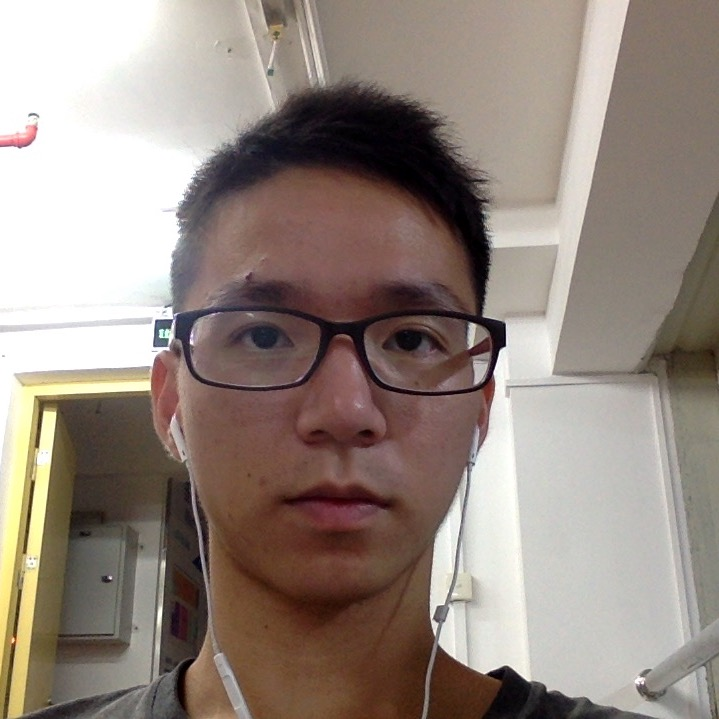
#> input picture openCV3 units/hi.jpg, 719 x 719 px
$ python Contours.py   (older library calls are emulated)
#> lines starting #> are read from the running program, lines starting #| are printed output that depends on the picture; after the words box and inside, x2 and y2 are one past the last pixel; in counts of white or black regions, pixels touching at a corner belong together
# -*-coding:utf-8-*-

import cv2
import numpy as np

"""
Contours:轮廓检测
threshold进行二值化处理，因为下一个方法会改变原图，最好copy()，输入的image是灰度照片
findContours(输入图像，层次类型，轮廓逼近方法) -> (输出图像，图像轮廓，层次)
计算边框，最小矩形区域，最小闭圆，画出来(都是改变原图的)
"""

img = cv2.pyrDown(cv2.imread("hi.jpg", cv2.IMREAD_UNCHANGED))

ret, thresh = cv2.threshold(cv2.cvtColor(img.copy(), cv2.COLOR_BGR2GRAY), 127, 255, 0)
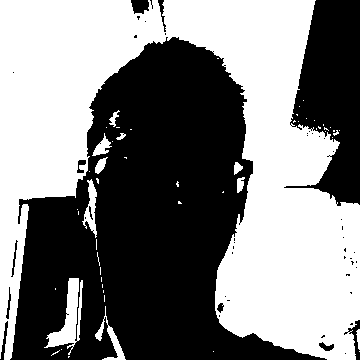
#> thresh: shape (360, 360); 49.9% white; 54 white regions (43 under 20 px)
image, contours, hierarchy = cv2.findContours(thresh, cv2.RETR_TREE, cv2.CHAIN_APPROX_SIMPLE)
#> contours = 108 contours, 91 with area under 20; largest, box (x1, y1, x2, y2) and area: (0, 0, 360, 360) 61142, (44, 278, 83, 355) 991, (82, 179, 97, 238) 348, (95, 306, 126, 360) 280, (92, 133, 112, 156) 158

for c in contours:
    # find bounding box coordinates
    x, y, w, h = cv2.boundingRect(c)
    cv2.rectangle(img, (x, y), (x+w, y+h), (0, 255, 0), 2)

    # find minimum area
    rect = cv2.minAreaRect(c)
    # calculate coordinates of the minimum area rectangle
    box = cv2.boxPoints(rect)
    # normalize coordinates to integers
    box = np.int0(box)
    # draw contours
    cv2.drawContours(img, [box], -1, (0, 0, 255), 3)

    # calculate center and radius of minimum enclosing circle
    (x, y), radius = cv2.minEnclosingCircle(c)
    # cast to integers
    center = (int(x), int(y))
    radius = int(radius)
    # draw the circle
    img = cv2.circle(img, center, radius, (255, 0, 0), 2)
#> this loop made 108 passes
#> (w, h, rect, box, radius) on passes 2, 3, 5, 19, 23, 29, 33: (1, 1, ((359, 351), (0, 0), -90), [[359, 351], [359, 351], [359, 351], [359, 351]], 0), (1, 1, ((213, 351), (0, 0), -90), [[213, 351], [213, 351], [213, 351], [213, 351]], 0), (1, 1, ((61, 349), (0, 0), -90), [[61, 349], [61, 349], [61, 349], [61, 349]], 0), (1, 1, ((77, 209), (0, 0), -90), [[77, 209], [77, 209], [77, 209], [77, 209]], 0), (15, 59, ((89, 208), (58, 14), -90), [[96, 237], [82, 237], [82, 179], [96, 179]], 29), (1, 1, ((89, 171), (0, 0), -90), [[89, 171], [89, 171], [89, 171], [89, 171]], 0), (1, 1, ((112, 141), (0, 0), -90), [[112, 141], [112, 141], [112, 141], [112, 141]], 0)
#> (w, h, rect, box, radius, center) on passes 4, 6, 7, 12, 13: (9, 6, ((55, 352.5), (9.39, 0.894), -26.57), [[51, 355], [50, 354], [59, 350], [59, 350]], 4, (55, 352)), (4, 21, ((357.5, 339), (20, 3), -90), [[359, 349], [356, 349], [356, 329], [359, 329]], 10, (358, 339)), (31, 54, ((105, 336.3), (21.76, 56.65), -20.96), [[104, 366], [84, 313], [104, 306], [125, 358]], 28, (113, 333)), (39, 77, ((70.97, 316.3), (76.61, 31.29), -68.9), [[71, 357], [42, 346], [70, 274], [99, 286]], 38, (66, 315)), (4, 3, ((67.5, 314), (2.12, 2.12), -45), [[67, 315], [66, 314], [67, 312], [69, 314]], 1, (67, 314))
#> pass 1, `img = cv2.circle(img, center, radius, (255, 0, 0), 2)`:
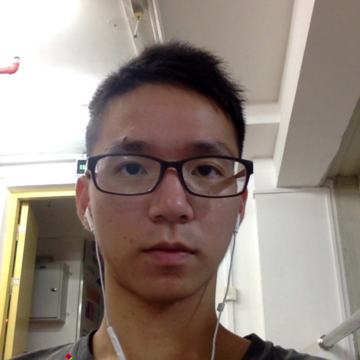
#> img: shape (360, 360, 3); mean B, G, R 127.5, 136.1, 149.3
#> after the loop:
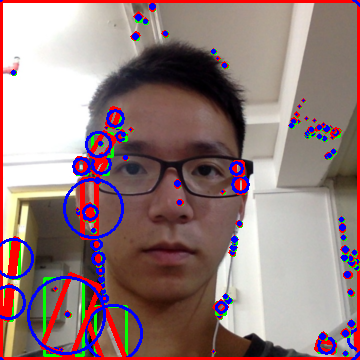
#> img: shape (360, 360, 3); mean B, G, R 124.4, 124.3, 149.9

cv2.drawContours(image, contours, -1, (255, 0, 0), 1)
cv2.imshow("contours", img)
cv2.waitKey()
cv2.destroyAllWindows()
